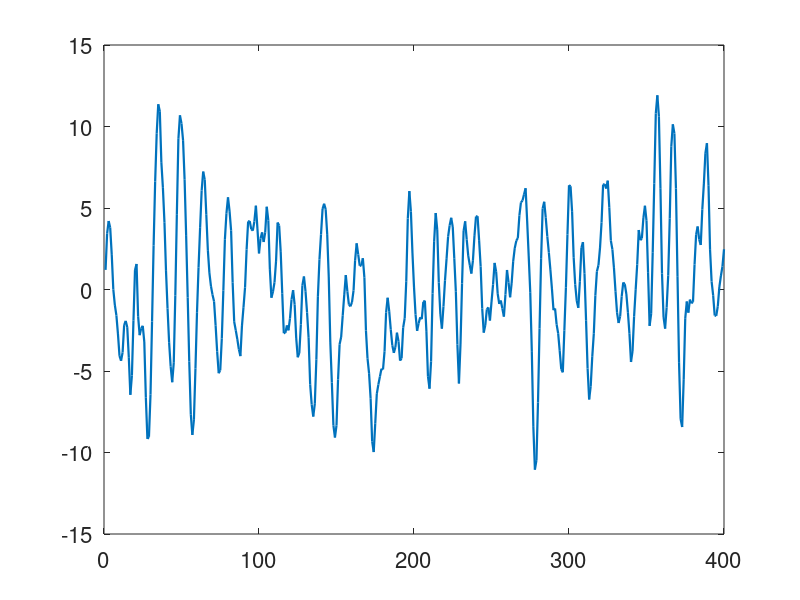

This chart was generated by the following MATLAB code: (Note: this script raises an error after producing the figure.)
C = [1 0.5 0];
D = [1 -1.5 0.7];
Ts = 1;
G = tf(C,D,Ts);
w1v = [];
w2v = [];

fig1 = figure(1);
lam = 1;
N = 400;
e = randn(N,1);
w = lsim(G,e);
plot(w,'linewidth',1.6)
set(gca,'fontsize',16)
fig1.Position = [520 920 794 409];
% print -depsc fig01.eps

fig2 = figure(2);
mu = 0.02;
ind = rand(N,1)<mu;    % sporadic noise
e2 = sqrt(lam/mu)*randn(N,1).*ind;  % scale amplitude so cov(e)=cov(e2)
w2 = lsim(G,e2);
plot(w2,'linewidth',1.6)
set(gca,'fontsize',16)
fig2.Position = [520 920 794 409];
% print -depsc fig02.eps
